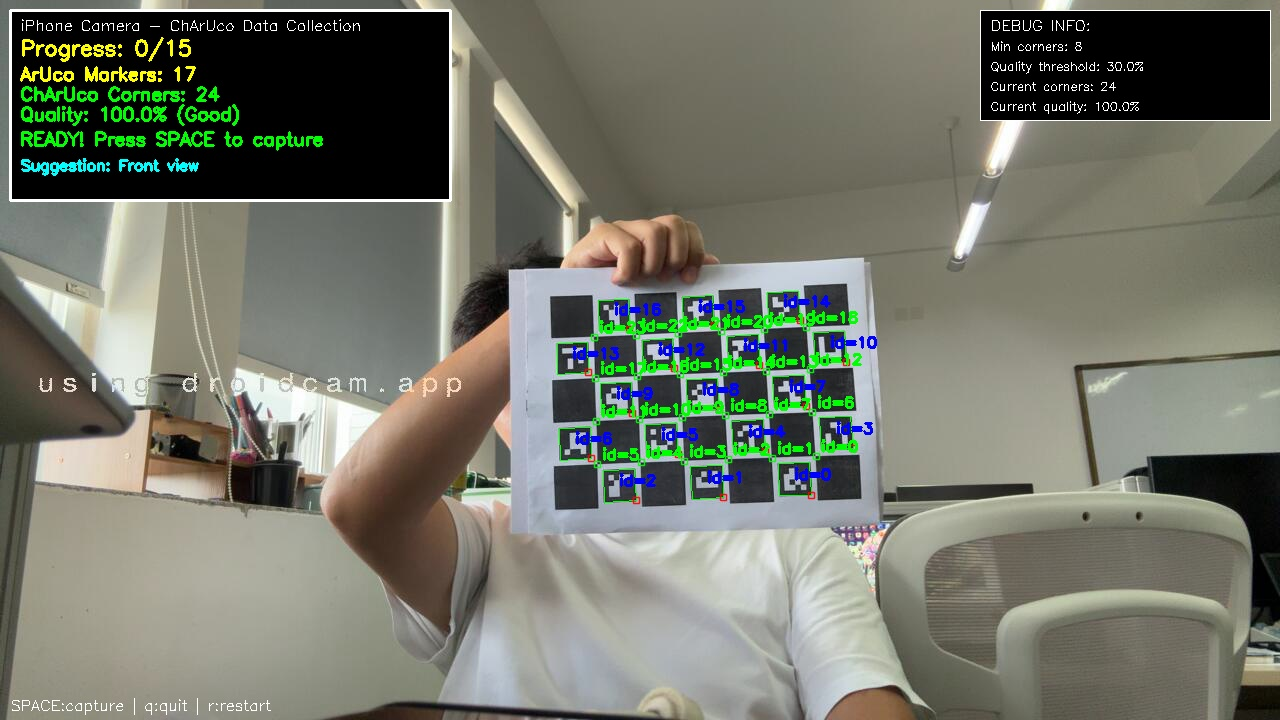
#> input picture calibration_data_20250709_151558/calibration_image_01.jpg, 1280 x 720 px, given in place of video, which was not available
$ python charuco_validation.py
#> lines starting #> are read from the running program, lines starting #| are printed output that depends on the picture; after the words box and inside, x2 and y2 are one past the last pixel; in counts of white or black regions, pixels touching at a corner belong together; pictures that were not available may be replaced by others from this repository, and a replacement may not be noted
import cv2
import numpy as np
import json
import os
import glob
from datetime import datetime
import math

class CharucoValidator:
    def __init__(self):
        """
        初始化ChArUco标定验证器
        """
        self.camera_matrix = None
        self.dist_coeffs = None
        self.calibration_data = None
        self.camera = None

        # 标定板参数
        self.squares_x = 7
        self.squares_y = 5
        self.square_length = 0.0335  # 3.35cm
        self.marker_length = 0.0335 * 0.75

        # 创建ArUco字典和ChArUco标定板
        self.aruco_dict = cv2.aruco.getPredefinedDictionary(cv2.aruco.DICT_4X4_50)
        self.charuco_board = cv2.aruco.CharucoBoard(
            (self.squares_x, self.squares_y),
            self.square_length,
            self.marker_length,
            self.aruco_dict
        )

        # 创建检测器
        self.detector_params = cv2.aruco.DetectorParameters()
        self.aruco_detector = cv2.aruco.ArucoDetector(self.aruco_dict, self.detector_params)

        print("✅ ChArUco标定验证器初始化成功！")

    def load_calibration_result(self):
        """
        加载标定结果
        """
        print("\n📂 寻找标定结果...")

        # 查找最新的标定数据文件夹
        pattern = "calibration_data_*"
        folders = glob.glob(pattern)
        if not folders:
            print("❌ 错误：没有找到标定数据文件夹")
            return False

        # 按创建时间排序，使用最新的
        folders.sort(key=os.path.getctime, reverse=True)
        data_folder = folders[0]

        # 加载标定结果
        calibration_file = os.path.join(data_folder, "camera_calibration.json")

        if not os.path.exists(calibration_file):
            print(f"❌ 错误：找不到标定结果文件 {calibration_file}")
            return False

        with open(calibration_file, 'r', encoding='utf-8') as f:
#> (reads calibration_data_20250709_151558/camera_calibration.json from the repository)
            self.calibration_data = json.load(f)

        # 提取相机参数
        self.camera_matrix = np.array(self.calibration_data['camera_matrix'])
        self.dist_coeffs = np.array(self.calibration_data['distortion_coefficients'])

        print(f"✅ 标定结果加载成功！")
        print(f"📁 数据文件夹: {data_folder}")
        print(f"📊 重投影误差: {self.calibration_data['calibration_info']['reprojection_error']:.4f} 像素")
        print(f"📷 使用图像: {self.calibration_data['calibration_info']['num_images_used']} 张")

        return True

    def init_camera(self):
        """
        初始化相机
        """
        print("\n📹 初始化iPhone摄像头...")

        self.camera = cv2.VideoCapture('http://192.168.85.221:4747/video')
        if not self.camera.isOpened():
            print("❌ 错误：无法打开iPhone摄像头")
            print("请检查：")
            print("1. DroidCam是否正在iPhone上运行")
            print("2. 网络连接是否正常 (http://192.168.98.239:4747)")
            print("3. 防火墙是否阻止了连接")
            return False

        # 获取iPhone摄像头的原始分辨率
        width = int(self.camera.get(cv2.CAP_PROP_FRAME_WIDTH))
        height = int(self.camera.get(cv2.CAP_PROP_FRAME_HEIGHT))

        # 计算显示窗口尺寸（一半大小）
        self.display_width = width // 2
        self.display_height = height // 2

        print(f"📱 iPhone摄像头分辨率: {width} x {height}")
        print(f"🖥️ 显示窗口尺寸: {self.display_width} x {self.display_height} (原始尺寸的50%)")
        print("✅ iPhone摄像头初始化成功！")
        return True

    # [110 lines left out: functions calculate_pose, draw_3d_axis, draw_cube, calculate_distance_and_angle, not called in this run]

    def run_validation(self):
        """
        运行验证程序
        """
        print("\n🚀 开始ChArUco标定验证...")

        # 加载标定结果
        if not self.load_calibration_result():
            return False

        # 初始化相机
        if not self.init_camera():
            return False

        print("\n📋 iPhone摄像头验证模式说明:")
        print("1️⃣ 基础验证 - 显示原始图像和去畸变图像")
        print("2️⃣ 姿态估计 - 显示3D坐标轴")
        print("3️⃣ 3D效果 - 显示虚拟立方体")
        print("4️⃣ 测量功能 - 显示距离和角度")
        print("\n⌨️ 操作说明:")
        print("- 按 '1' 键切换到基础验证模式")
        print("- 按 '2' 键切换到姿态估计模式")
        print("- 按 '3' 键切换到3D效果模式")
        print("- 按 '4' 键切换到测量功能模式")
        print("- 按 'q' 键退出验证")
        print("- 窗口大小已调整为iPhone摄像头分辨率的50%")

        mode = 1  # 默认模式
        frame_count = 0
        detection_count = 0

        while True:
            ret, frame = self.camera.read()
#> frame is the input picture: shape (720, 1280, 3); mean B, G, R 106.4, 118.6, 115.9
            if not ret:
                print("❌ 错误：无法读取相机画面")
                break

            frame_count += 1

            # 创建去畸变图像
            undistorted = cv2.undistort(frame, self.camera_matrix, self.dist_coeffs)
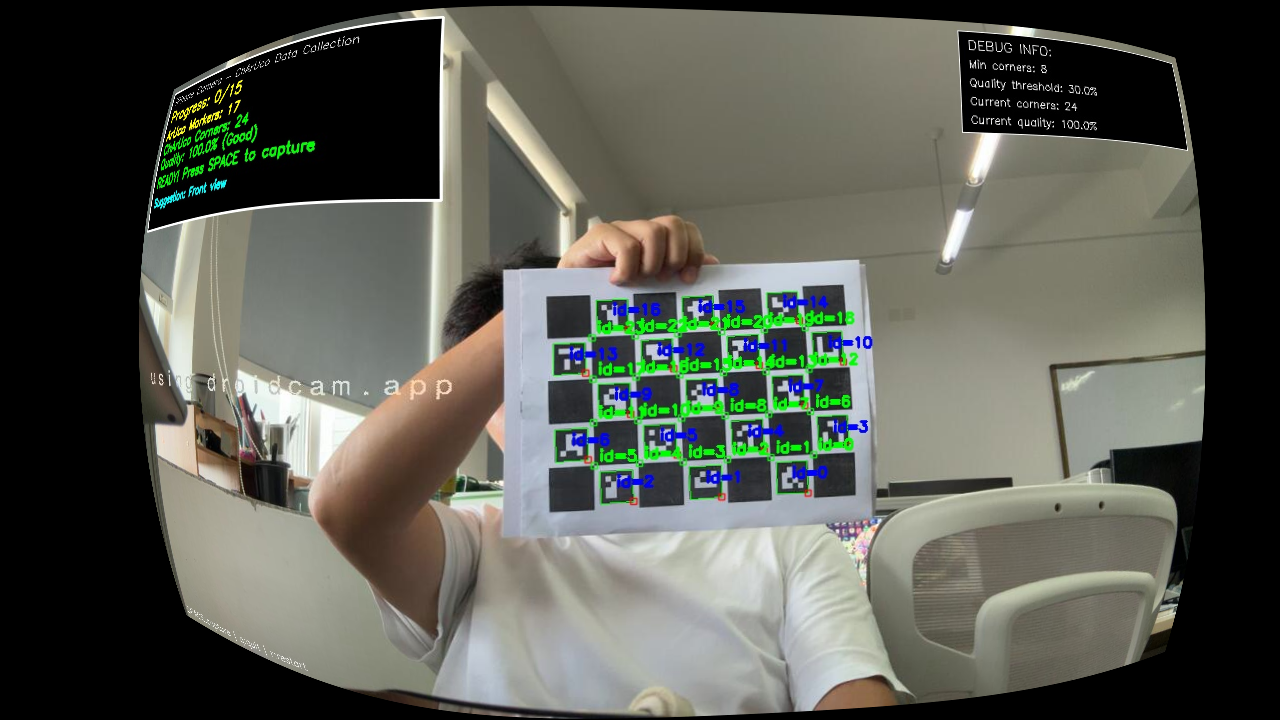
#> undistorted: shape (720, 1280, 3); mean B, G, R 82.3, 90.7, 88.8

            # 检测ChArUco标记
            gray = cv2.cvtColor(undistorted, cv2.COLOR_BGR2GRAY)
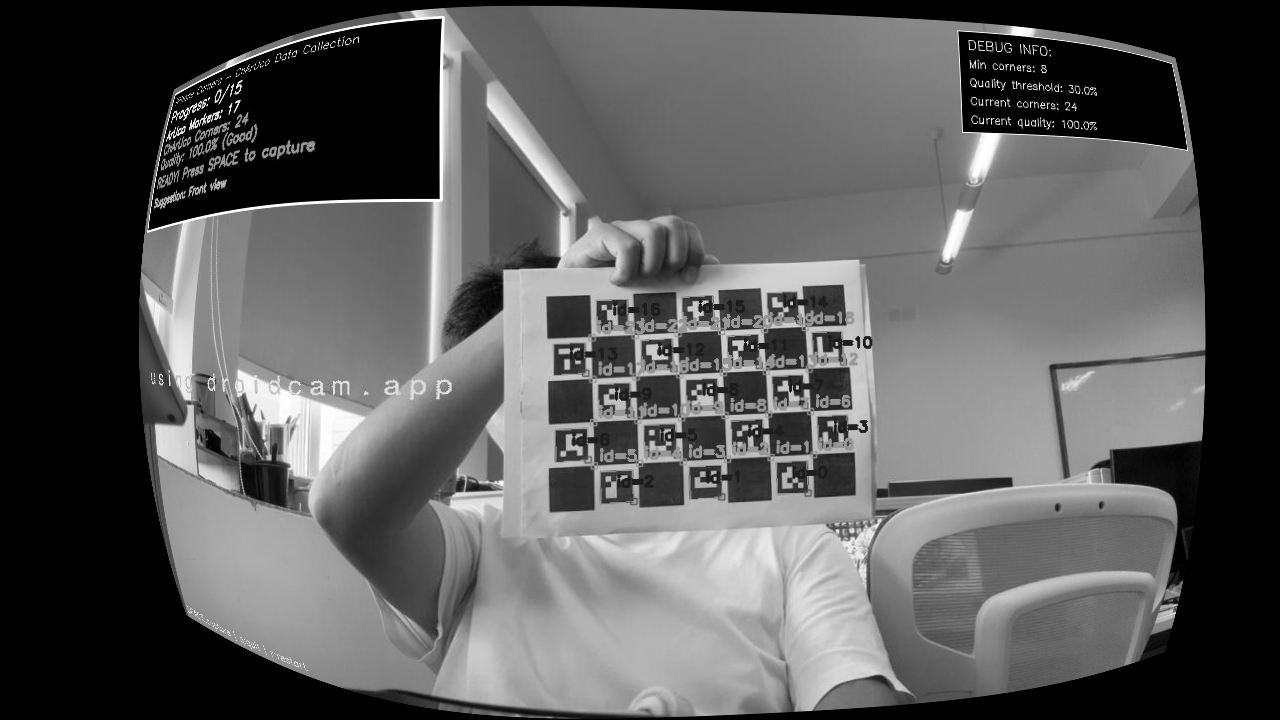
#> gray: shape (720, 1280); min 0, max 255, mean 89.2
            marker_corners, marker_ids, rejected = self.aruco_detector.detectMarkers(gray)
#> marker_corners = (); marker_ids = None; rejected = 25 items

            # 创建显示图像（在原始尺寸上处理，最后再缩放）
            if mode == 1:
                # 基础验证模式：显示原始和去畸变图像
                display_frame = np.hstack((frame, undistorted))
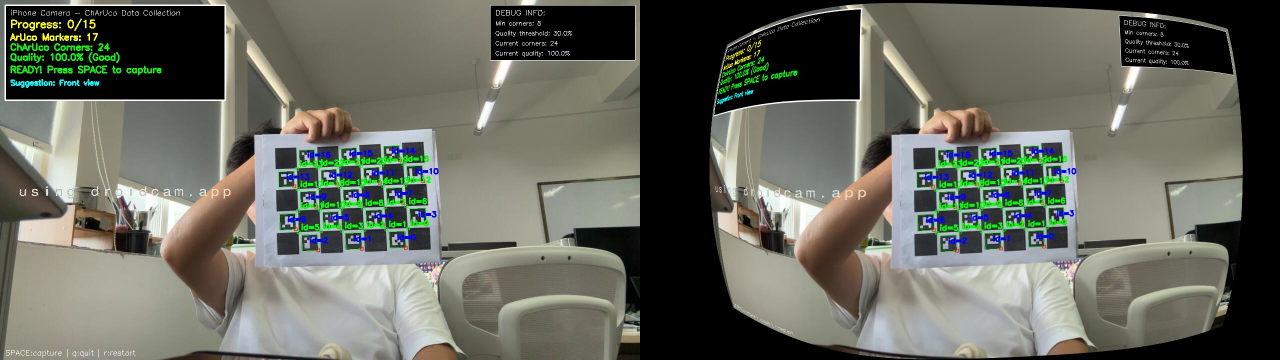
#> display_frame: shape (720, 2560, 3) (shown at 1/2 size); mean B, G, R 94.4, 104.6, 102.3
                cv2.putText(display_frame, "Original", (10, 30),
                           cv2.FONT_HERSHEY_SIMPLEX, 0.8, (0, 0, 255), 2)
#> display_frame: shape (720, 2560, 3); 0.04% of pixels changed, all inside (x1, y1, x2, y2) = (11, 11, 102, 38)
                cv2.putText(display_frame, "Undistorted", (frame.shape[1] + 10, 30),
                           cv2.FONT_HERSHEY_SIMPLEX, 0.8, (0, 255, 0), 2)
            else:
                display_frame = undistorted.copy()

            # 如果检测到标记，进行进一步处理
            if marker_ids is not None and len(marker_ids) > 0:
                detection_count += 1

                # 绘制检测到的标记
                cv2.aruco.drawDetectedMarkers(display_frame, marker_corners, marker_ids)

                # 检测ChArUco角点
                try:
                    # 尝试新API
                    num_corners, charuco_corners, charuco_ids = cv2.aruco.interpolateCornersCharuco(
                        marker_corners, marker_ids, gray, self.charuco_board
                    )

                    if num_corners > 0:
                        # 绘制角点
                        cv2.aruco.drawDetectedCornersCharuco(display_frame, charuco_corners, charuco_ids)

                        # 计算姿态
                        rvec, tvec = self.calculate_pose(charuco_corners, charuco_ids)

                        if rvec is not None and tvec is not None:
                            if mode == 2:
                                # 姿态估计模式：绘制3D坐标轴
                                self.draw_3d_axis(display_frame, rvec, tvec)
                            elif mode == 3:
                                # 3D效果模式：绘制虚拟立方体
                                self.draw_cube(display_frame, rvec, tvec)
                            elif mode == 4:
                                # 测量功能模式：显示距离和角度
                                distance, x_deg, y_deg, z_deg = self.calculate_distance_and_angle(tvec, rvec)

                                cv2.putText(display_frame, f"Distance: {distance*100:.1f} cm",
                                           (10, 60), cv2.FONT_HERSHEY_SIMPLEX, 0.6, (255, 255, 255), 2)
                                cv2.putText(display_frame, f"X: {x_deg:.1f} deg",
                                           (10, 90), cv2.FONT_HERSHEY_SIMPLEX, 0.6, (0, 0, 255), 2)
                                cv2.putText(display_frame, f"Y: {y_deg:.1f} deg",
                                           (10, 120), cv2.FONT_HERSHEY_SIMPLEX, 0.6, (0, 255, 0), 2)
                                cv2.putText(display_frame, f"Z: {z_deg:.1f} deg",
                                           (10, 150), cv2.FONT_HERSHEY_SIMPLEX, 0.6, (255, 0, 0), 2)

                                # 绘制简单的3D坐标轴
                                self.draw_3d_axis(display_frame, rvec, tvec, 0.03)
                except:
                    # 如果新API失败，尝试旧API
                    try:
                        charuco_corners, charuco_ids = cv2.aruco.interpolateCornersCharuco(
                            marker_corners, marker_ids, gray, self.charuco_board
                        )

                        if charuco_corners is not None and len(charuco_corners) > 0:
                            # 类似的处理逻辑...
                            pass
                    except:
                        pass

            # 显示状态信息
            mode_names = ["", "Basic Validation", "Pose Estimation", "3D Effects", "Measurement"]
            cv2.putText(display_frame, f"Mode: {mode_names[mode]}", (10, 30),
                       cv2.FONT_HERSHEY_SIMPLEX, 0.7, (255, 255, 255), 2)

            # 显示检测统计
            detection_rate = (detection_count / frame_count) * 100 if frame_count > 0 else 0
            cv2.putText(display_frame, f"Detection: {detection_rate:.1f}%",
                       (10, display_frame.shape[0] - 10), cv2.FONT_HERSHEY_SIMPLEX, 0.6, (0, 255, 0), 2)
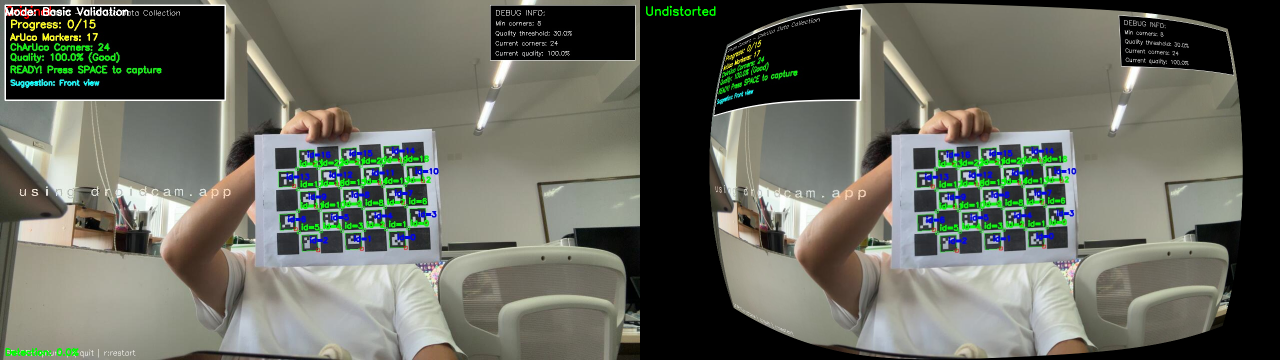
#> display_frame: shape (720, 2560, 3) (shown at 1/2 size); mean B, G, R 94.5, 105, 102.5

            # 缩放图像用于显示（保持原始分辨率用于处理）
            if mode == 1:
                # 基础验证模式：并排显示，需要特殊处理
                display_width_combined = self.display_width
                display_height_combined = self.display_height
                final_display = cv2.resize(display_frame, (display_width_combined, display_height_combined))
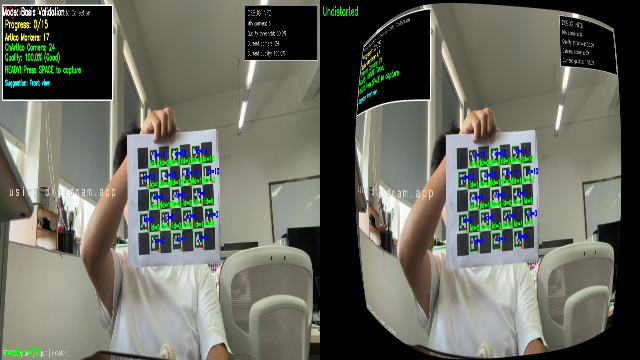
#> final_display: shape (360, 640, 3); mean B, G, R 94.6, 105.2, 102.6
            else:
                # 其他模式：直接缩放
                final_display = cv2.resize(display_frame, (self.display_width, self.display_height))

            # 显示缩放后的图像
            cv2.imshow("ChArUco Calibration Validation (iPhone)", final_display)

            # 处理按键
            key = cv2.waitKey(1) & 0xFF
#> (key q is pressed here)
            if key == ord('q'):
                break
            elif key == ord('1'):
                mode = 1
                print("🔄 切换到基础验证模式")
            elif key == ord('2'):
                mode = 2
                print("🔄 切换到姿态估计模式")
            elif key == ord('3'):
                mode = 3
                print("🔄 切换到3D效果模式")
            elif key == ord('4'):
                mode = 4
                print("🔄 切换到测量功能模式")

        # 清理资源
        self.camera.release()
        cv2.destroyAllWindows()

        print(f"\n📊 iPhone摄像头验证统计:")
        print(f"总帧数: {frame_count}")
        print(f"检测成功: {detection_count}")
        print(f"检测率: {detection_rate:.1f}%")
        print(f"📱 摄像头分辨率: {self.camera.get(cv2.CAP_PROP_FRAME_WIDTH):.0f}x{self.camera.get(cv2.CAP_PROP_FRAME_HEIGHT):.0f}")
        print(f"🖥️ 显示窗口尺寸: {self.display_width}x{self.display_height}")

        if detection_rate > 80:
            print("✅ 标定质量优秀 - iPhone摄像头验证表现良好")
        elif detection_rate > 60:
            print("✅ 标定质量良好 - 可以正常使用")
        else:
            print("⚠️ 标定质量一般 - 建议重新标定")

        return True

def main():
    print("=" * 60)
    print("🔍 ChArUco 项目 - 标定验证 (iPhone摄像头)")
    print("=" * 60)

    print(f"📱 iPhone摄像头地址: http://192.168.98.239:4747/video")


    # 创建验证器
    validator = CharucoValidator()

    # 确认开始验证
    print("\n准备开始验证，请确保标定板在iPhone摄像头视野内...")
    print("按 Enter 键开始验证...")
    input()

    # 运行验证
    success = validator.run_validation()

    if success:
        print("\n✅ iPhone摄像头标定验证完成！")
        print("🎯 你的相机标定结果工作正常，可以用于:")
        print("  - 精确的3D姿态估计")
        print("  - 增强现实应用")
        print("  - 机器视觉测量")
        print("  - 图像去畸变处理")
        print("  - iPhone摄像头的高质量应用")
    else:
        print("\n❌ 验证失败")

if __name__ == "__main__":
    main()
